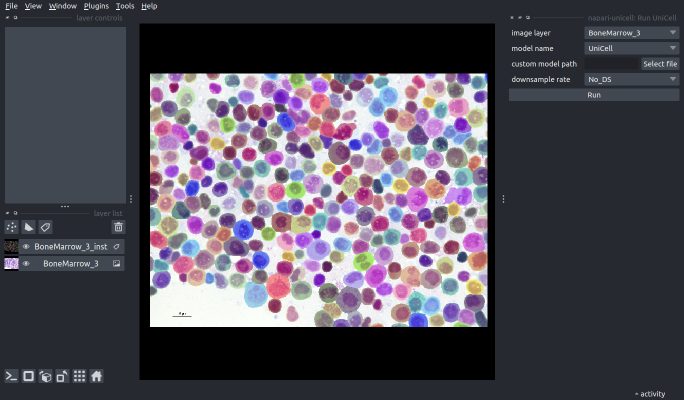
#> input picture example/unicell-napari.png, 1368 x 800 px, found by its file name (shown at 1/2 size); its folder holds only this picture in this run
$ python compute_metric.py --seg_path example
#> lines starting #> are read from the running program, lines starting #| are printed output that depends on the picture
#> in main, gt is the input picture: shape (800, 1368, 4); mean R, G, B, A 82.4, 78.6, 89.5, 255
"""
Created on Thu Mar 31 18:10:52 2022
adapted form https://github.com/stardist/stardist/blob/master/stardist/matching.py
Thanks the authors of Stardist for sharing the great code

"""

import argparse
import numpy as np
from numba import jit
from scipy.optimize import linear_sum_assignment
from collections import OrderedDict
import pandas as pd
from skimage import segmentation, io
import tifffile as tif
import os
join = os.path.join
from tqdm import tqdm
import traceback

# [50 lines left out: functions _intersection_over_union, _label_overlap, not called in this run]

def dice(gt, seg):
    if np.count_nonzero(gt)==0 and np.count_nonzero(seg)==0:
        dice_score = 1.0
    elif np.count_nonzero(gt)==0 and np.count_nonzero(seg)>0:
        dice_score = 0.0
    else:
        union = np.count_nonzero(np.logical_and(gt, seg))
#> union = 3881358
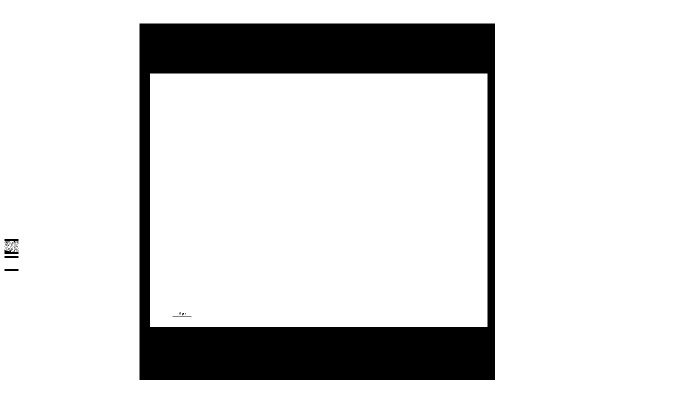
#> gt: shape (800, 1368, 4) bool (shown at 1/2 size); mean of channels 0, 1, 2, 3 0.849, 0.849, 0.849, 1; drawn as R, G, B
        intersection = np.count_nonzero(gt) + np.count_nonzero(seg)
#> intersection = 7762716
        dice_score = 2*union/intersection
#> dice_score = 1
    return dice_score

# [40 lines left out: functions _true_positive, eval_tp_fp_fn, not called in this run]

def remove_boundary_cells(mask):
    "We do not consider boundary cells during evaluation"
    W, H = mask.shape
    bd = np.ones((W, H))
    bd[2:W-2, 2:H-2] = 0
    bd_cells = np.unique(mask*bd)
    for i in bd_cells[1:]:
        mask[mask==i] = 0
    new_label,_,_ = segmentation.relabel_sequential(mask)
    return new_label

def main():
    parser = argparse.ArgumentParser('Compute F1 score for cell segmentation results', add_help=False)
    # Dataset parameters
    parser.add_argument('-g', '--gt_path', default='/media/jma/sg/junma/UniCell/AllCellImgs/CellUniverse/labelsTs', type=str, help='path to ground truth')
    parser.add_argument('-s', '--seg_path', type=str, help='path to segmentation results; file names are the same as ground truth', required=True)
    parser.add_argument('-thre', '--thresholds', nargs='+', default=[0.5, 0.6,0.7,0.8,0.9], type=float, help='threshold to count correct cells')
    parser.add_argument('-o', '--output_path', default='./', type=str, help='path where to save metrics')
    parser.add_argument('-n', '--save_name', default='seg_metric', type=str, help='name of the csv file')
    parser.add_argument('--count_bd_cells', default=False, action='store_true', required=False, help='remove the boundary cells when computing metrics by default')
    args = parser.parse_args()

    gt_path = args.gt_path
    seg_path = args.seg_path

    names = sorted(os.listdir(seg_path))

    for threshold in args.thresholds:
        print('compute metrics at threshold:', threshold)
        metrics = OrderedDict()
        metrics['names'] = []
        metrics['true_num'] = []
        metrics['pred_num'] = []
        metrics['correct_num(TP)'] = []
        metrics['missed_num(FN)'] = []
        metrics['wrong_num(FP)'] = []
        metrics['precision'] = []
        metrics['recall'] = []
        metrics['dice'] = []
        metrics['F1'] = []
        failed = []
        for name in tqdm(names):
            try:
                if name.endswith('.tiff') or name.endswith('.tiff'):
                    gt = tif.imread(join(gt_path, name))
                    seg = tif.imread(join(seg_path, name))
                else:
                    gt = io.imread(join(gt_path, name))
                    seg = io.imread(join(seg_path, name))
                dice_score = dice(gt>0, seg>0)
#> dice_score = 1
                # Score the cases
                # do not consider cells on the boundaries during evaluation
                if np.prod(gt.shape)<25000000:
                    if not args.count_bd_cells:
                        gt = remove_boundary_cells(gt.astype(np.int32))
                        seg = remove_boundary_cells(seg.astype(np.int32))
                    gt, _, _ = segmentation.relabel_sequential(gt)
                    seg, _, _ = segmentation.relabel_sequential(seg)
                    cell_true_num = np.max(gt)
                    cell_pred_num = np.max(seg)
                    tp, fp, fn = eval_tp_fp_fn(gt, seg, threshold=threshold)
                else: # for large images (>5000x5000), the F1 score is computed by a patch-based way
                    H, W = gt.shape
                    roi_size = 2000

                    if H % roi_size != 0:
                        n_H = H // roi_size + 1
                        new_H = roi_size * n_H
                    else:
                        n_H = H // roi_size
                        new_H = H

                    if W % roi_size != 0:
                        n_W = W // roi_size + 1
                        new_W = roi_size * n_W
                    else:
                        n_W = W // roi_size
                        new_W = W

                    gt_pad = np.zeros((new_H, new_W), dtype=gt.dtype)
                    seg_pad = np.zeros((new_H, new_W), dtype=gt.dtype)
                    gt_pad[:H, :W] = gt
                    seg_pad[:H, :W] = seg

                    tp = 0
                    fp = 0
                    fn = 0
                    cell_true_num = 0
                    cell_pred_num = 0
                    for i in range(n_H):
                        for j in range(n_W):
                            if not args.count_bd_cells:
                                gt_roi  = remove_boundary_cells(gt_pad[roi_size*i:roi_size*(i+1), roi_size*j:roi_size*(j+1)])
                                seg_roi = remove_boundary_cells(seg_pad[roi_size*i:roi_size*(i+1), roi_size*j:roi_size*(j+1)])
                            gt_roi, _, _ = segmentation.relabel_sequential(gt_roi)
                            seg_roi, _, _ = segmentation.relabel_sequential(seg_roi)
                            cell_true_num += np.max(gt_roi)
                            cell_pred_num += np.max(seg_roi)
                            tp_i, fp_i, fn_i = eval_tp_fp_fn(gt_roi, seg_roi, threshold=threshold)
                            tp += tp_i
                            fp += fp_i
                            fn += fn_i
                if tp == 0:
                    precision = 0
                    recall = 0
                    f1 = 0
                else:
                    precision = tp / cell_pred_num
                    recall = tp / cell_true_num
                    f1 = 2 * (precision * recall)/ (precision + recall)

                metrics['names'].append(name)
                metrics['true_num'].append(cell_true_num)
                metrics['pred_num'].append(cell_pred_num)
                metrics['correct_num(TP)'].append(tp)
                metrics['missed_num(FN)'].append(fn)
                metrics['wrong_num(FP)'].append(fp)
                metrics['precision'].append(np.round(precision,4))
                metrics['recall'].append(np.round(recall, 4))
                metrics['dice'].append(np.round(dice_score, 4))
                metrics['F1'].append(np.round(f1, 4))
            except Exception:
                print('!'*20)
                print(name, 'evaluation error!')
                traceback.print_exc()
                failed.append(name)

        seg_metric_df = pd.DataFrame(metrics)
        if args.save_name.endswith('.csv'):
            args.save_name = args.save_name.split('.csv')[0]
        save_name = args.save_name + '-' + str(threshold) + '.csv'
        seg_metric_df.to_csv(join(args.output_path, save_name), index=False)
        print('threshold:', threshold, 'mean F1 Score:', np.mean(metrics['F1']))
        print('failed cases:', failed)

if __name__ == '__main__':
    main()
